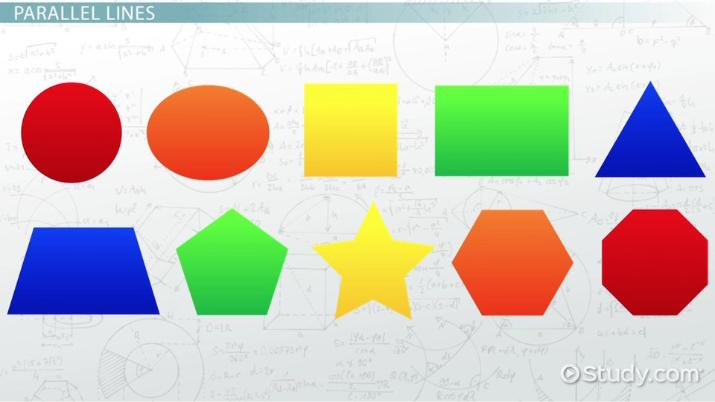
#> input picture python_practice/source_images/geometric_shapes.jpg, 715 x 402 px
$ python color_recognition.py   (older library calls are emulated)
#> lines starting #> are read from the running program, lines starting #| are printed output that depends on the picture; after the words box and inside, x2 and y2 are one past the last pixel; in counts of white or black regions, pixels touching at a corner belong together
#> further down, img is the input picture: shape (402, 715, 3); mean B, G, R 186.1, 198.9, 206.1
### python_practice/masks.py
# practice with creating masks with different colors
import cv2
import numpy as np
import math

def mask(img, color):
    # takes an OpenCV image and a string color ("blue", "yellow", "green", "red")
    # returns a mask for the given color
    if (color == "red"):
        mask = redMask(img)
    elif (color == "yellow"):
        mask = yellowMask(img)
    elif (color == "blue"):
        mask = blueMask(img)
    elif (color == "green"):
        mask = greenMask(img)
    else:
        print("Error, invalid color option")

    return mask


def blueMask(img):
    hsv = cv2.cvtColor(img, cv2.COLOR_BGR2HSV)
#> hsv: shape (402, 715, 3); mean H, S, V 72, 71.5, 231.9

    hue_blue_min = 100
    hue_blue_max = 130

    sat_blue_min = 0.5
    sat_blue_max = 1

    val_blue_min = 0.4
    val_blue_max = 1

    blue_bounds = np.array([hue_blue_min, int(sat_blue_min*255), int(val_blue_min*255)]), np.array([hue_blue_max, int(sat_blue_max*255), int(val_blue_max*255)])

    maskBlue = cv2.inRange(hsv, blue_bounds[0], blue_bounds[1])
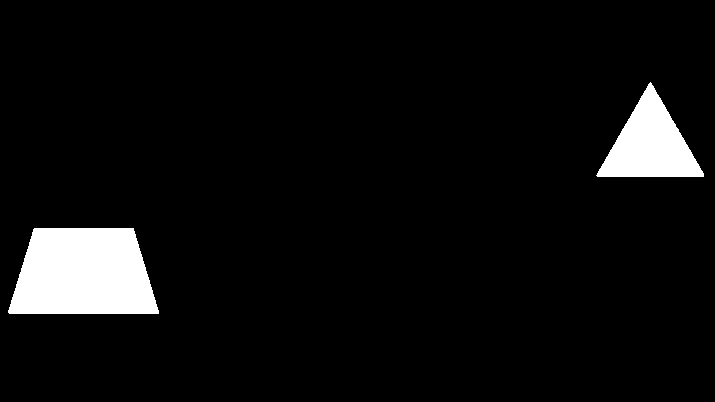
#> maskBlue: shape (402, 715); 5.6% white; 2 white regions, box (x1, y1, x2, y2) and area: (8, 228, 159, 314) 10835, (596, 82, 704, 177) 5298

    return maskBlue;

def yellowMask(img):
    hsv = cv2.cvtColor(img, cv2.COLOR_BGR2HSV)

    hue_yellow_min = 20
    hue_yellow_max = 35

    sat_yellow_min = 0.5
    sat_yellow_max = 1

    val_yellow_min = 0.4
    val_yellow_max = 1

    yellow_bounds = np.array([hue_yellow_min, int(sat_yellow_min*255), int(val_yellow_min*255)]), np.array([hue_yellow_max, int(sat_yellow_max*255), int(val_yellow_max*255)])

    maskYellow = cv2.inRange(hsv, yellow_bounds[0], yellow_bounds[1])

    return maskYellow;

def greenMask(img):
    hsv = cv2.cvtColor(img, cv2.COLOR_BGR2HSV)

    hue_green_min = 40
    hue_green_max = 75

    sat_green_min = 0.5
    sat_green_max = 1

    val_green_min = 0.4
    val_green_max = 1

    green_bounds = np.array([hue_green_min, int(sat_green_min*255), int(val_green_min*255)]), np.array([hue_green_max, int(sat_green_max*255), int(val_green_max*255)])

    maskGreen = cv2.inRange(hsv, green_bounds[0], green_bounds[1])

    return maskGreen;

def redMask(img):
    # gets red and dark orange
    hsv = cv2.cvtColor(img, cv2.COLOR_BGR2HSV)

    # [8 lines of commented-out code are left out]

    red_bounds_1 = np.array([0, int(0.5*255), int(0.4*255)]), np.array([20, int(1*255), int(1*255)])
    red_bounds_2 = np.array([165, int(0.5*255), int(0.4*255)]), np.array([180, int(1*255), int(1*255)])

    maskRed1 = cv2.inRange(hsv, red_bounds_1[0], red_bounds_1[1])
#> maskRed1: shape (402, 715); 6.5% white; 38 white regions (36 under 20 px), largest, box (x1, y1, x2, y2) and area: (453, 210, 573, 316) 9558, (147, 86, 269, 180) 9083
    maskRed2 = cv2.inRange(hsv, red_bounds_2[0], red_bounds_2[1])
#> maskRed2: shape (402, 715); 5.9% white; 2 white regions, box (x1, y1, x2, y2) and area: (602, 209, 708, 315) 9214, (21, 83, 122, 183) 7843

    maskRed = cv2.bitwise_or(maskRed1, maskRed2)
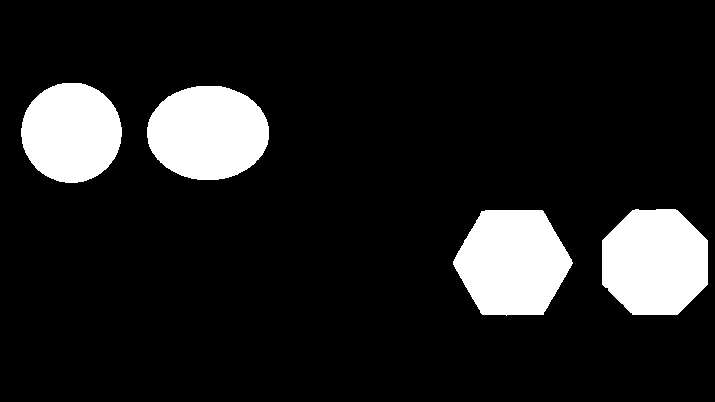
#> maskRed: shape (402, 715); 12.5% white; 4 white regions, box (x1, y1, x2, y2) and area: (453, 210, 573, 316) 9558, (602, 209, 708, 315) 9288, (147, 86, 269, 180) 9083, (21, 83, 122, 183) 7914

    return maskRed;

# [25 lines of commented-out code are left out]

### python_practice/color_recognition.py
# Playing with OpenCV
import cv2
import numpy as np
import math
from masks import *

heightThresh = 0 # not important right now

def label_contours(contours, img, color):
    for c in contours:
        # add a check for the size of the contour
        #print("blue found")
        M = cv2.moments(c)

        x,y,w,h = cv2.boundingRect(c)

        if M['m00'] != 0:
            cx = int(M['m10']/M['m00'])
            cy = int(M['m01']/M['m00'])
            center = (cx,cy)
            cv2.circle(img, center, 5, (60,0,0), -1)

            cv2.rectangle(img, (x,y), (x+w, y+h), (100,50,50),2)

            font = cv2.FONT_HERSHEY_SIMPLEX
            cv2.putText(img, color, center, font, 1, (0,0,0), 4)

def process_img(img):

    maskBlue = mask(img, "blue")
    maskRed = mask(img, "red")
    maskYellow = mask(img, "yellow")
#> in yellowMask, `maskYellow = cv2.inRange(hsv, yellow_bounds[0], yellow_bounds[1])`: maskYellow: shape (402, 715); 5.1% white; 2 white regions, box (x1, y1, x2, y2) and area: (304, 84, 397, 177) 8542, (315, 204, 432, 318) 6157
    maskGreen = mask(img, "green")
#> in greenMask, `maskGreen = cv2.inRange(hsv, green_bounds[0], green_bounds[1])`:
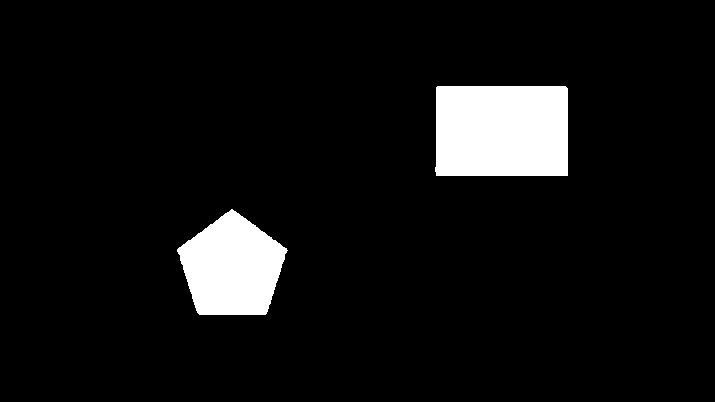
#> maskGreen: shape (402, 715); 7% white; 2 white regions

    im, contours_blue, hierarchy_blue = cv2.findContours(maskBlue, cv2.RETR_TREE, cv2.CHAIN_APPROX_SIMPLE)
#> contours_blue = 2 contours; box (x1, y1, x2, y2) and area: (8, 228, 159, 314) 10625, (596, 82, 704, 177) 5150
    im, contours_red, hierarchy_red = cv2.findContours(maskRed, cv2.RETR_TREE, cv2.CHAIN_APPROX_SIMPLE)
#> contours_red = 4 contours; box (x1, y1, x2, y2) and area: (453, 210, 573, 316) 9392, (602, 209, 708, 315) 9136, (147, 86, 269, 180) 8926, (21, 83, 122, 183) 7772
    im, contours_yellow, hierarchy_yellow = cv2.findContours(maskYellow, cv2.RETR_TREE, cv2.CHAIN_APPROX_SIMPLE)
#> contours_yellow = 2 contours; box (x1, y1, x2, y2) and area: (304, 84, 397, 177) 8360, (315, 204, 432, 318) 5970
    im, contours_green, hierarchy_green = cv2.findContours(maskGreen, cv2.RETR_TREE, cv2.CHAIN_APPROX_SIMPLE)
#> contours_green = 2 contours; box (x1, y1, x2, y2) and area: (435, 86, 568, 176) 11662, (177, 209, 288, 315) 7972

    cv2.drawContours(img, contours_blue, -1, (0,0,0), 3)
    cv2.drawContours(img, contours_red, -1, (0,255,255), 3)
    cv2.drawContours(img, contours_yellow, -1, (255,0,255), 3)
    cv2.drawContours(img, contours_green, -1, (255,255,0), 3)

    label_contours(contours_blue, img, "Blue")
#> the loop in label_contours, `for c in contours: # add a check for the size of the contour #print("b..` made 2 passes
#> (x, y, w, h, cx, cy, font) on passes 1 to 2: (8, 228, 151, 86, 83, 273, 0), (596, 82, 108, 95, 649, 144, 0)
#> after the loop in label_contours, `for c in contours:`:
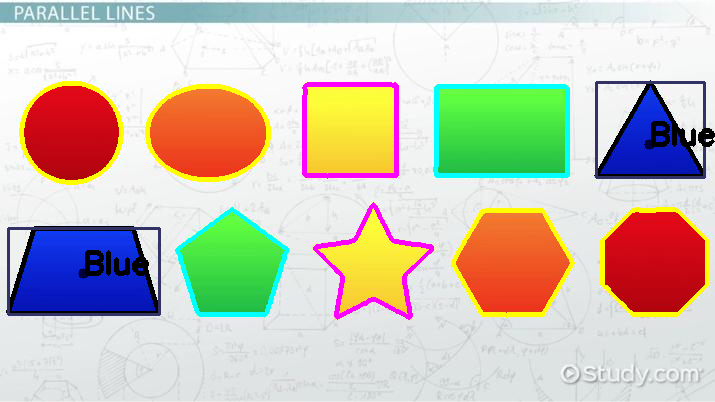
#> img: shape (402, 715, 3); mean B, G, R 183.2, 196.8, 203.2
    label_contours(contours_red, img, "Red")
#> call 2 of label_contours, with color = 'Red'
#> the loop in label_contours (call 2), `for c in contours: # add a check for the size of the contour #print("b..` made 4 passes
#> (x, y, w, h, cx, cy) on passes 1 to 4: (453, 210, 120, 106, 512, 262), (602, 209, 106, 106, 654, 261), (147, 86, 122, 94, 207, 132), (21, 83, 101, 100, 71, 132)
#> after the loop in label_contours (call 2), `for c in contours:`:
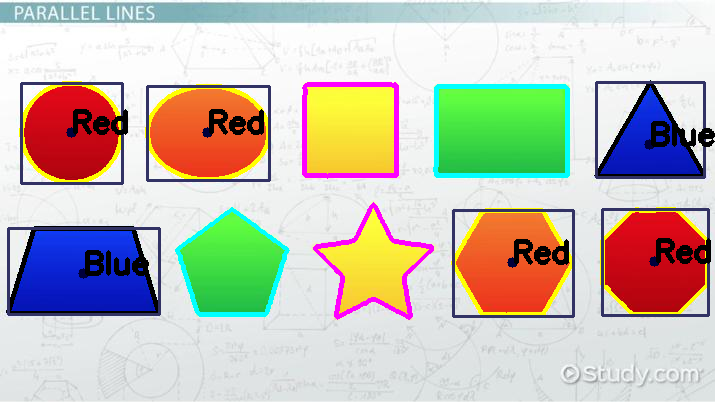
#> img: shape (402, 715, 3); 2.95% of pixels changed, all inside (x1, y1, x2, y2) = (20, 82, 711, 318)
    label_contours(contours_yellow, img, "Yellow")
#> call 3 of label_contours, with color = 'Yellow'
#> the loop in label_contours (call 3), `for c in contours: # add a check for the size of the contour #print("b..` made 2 passes
#> (x, y, w, h, cx, cy, font) on passes 1 to 2: (315, 204, 117, 114, 372, 266, 0), (304, 84, 93, 93, 350, 129, 0)
#> after the loop in label_contours (call 3), `for c in contours:`:
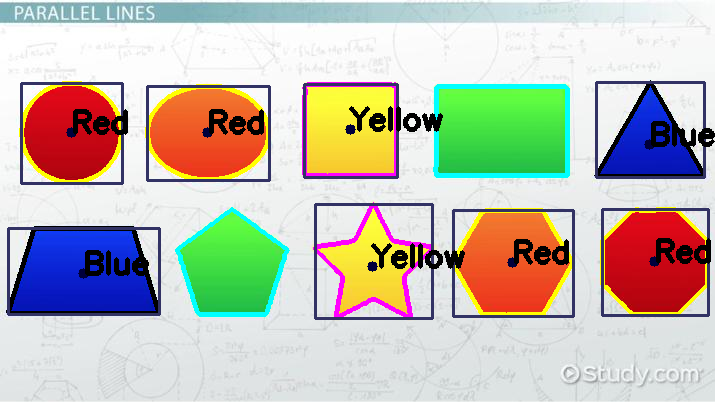
#> img: shape (402, 715, 3); 1.66% of pixels changed, all inside (x1, y1, x2, y2) = (303, 83, 465, 320)
    label_contours(contours_green, img, "Green")
#> call 4 of label_contours, with color = 'Green'
#> the loop in label_contours (call 4), `for c in contours: # add a check for the size of the contour #print("b..` made 2 passes
#> (x, y, w, h, cx, cy, font) on passes 1 to 2: (177, 209, 111, 106, 231, 266, 0), (435, 86, 133, 90, 501, 130, 0)
#> after the loop in label_contours (call 4), `for c in contours:`:
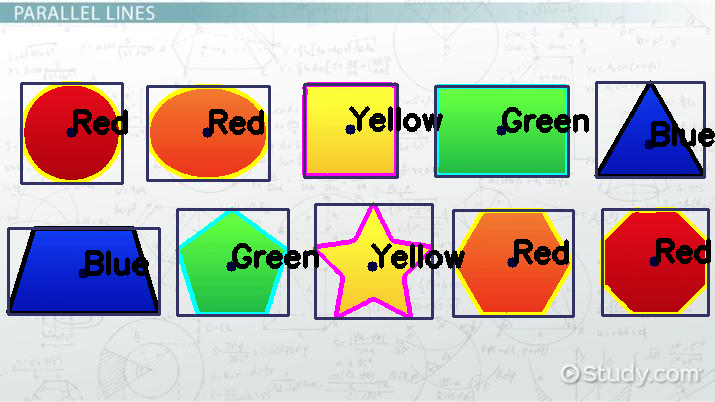
#> img: shape (402, 715, 3); 1.68% of pixels changed, all inside (x1, y1, x2, y2) = (176, 85, 589, 317)

    #cv2.imshow('with_contours', img)
    #cv2.waitKey(0)
    #cv2.destroyAllWindows()

    return img

file_name = 'source_images/geometric_shapes.jpg'

# load image
img = cv2.imread(file_name, 1)

# draw contour
processed = process_img(img) # actually edits original

# display both images
#cv2.imshow('image', img)
#cv2.waitKey(0)
#cv2.destroyAllWindows()

cv2.imwrite('results/color_recognition.png', processed)

cv2.imshow('processed image', processed)
cv2.waitKey(0)
cv2.destroyAllWindows()

$ run again, with python_practice/source_images/circles.jpg copied over python_practice/source_images/geometric_shapes.jpg
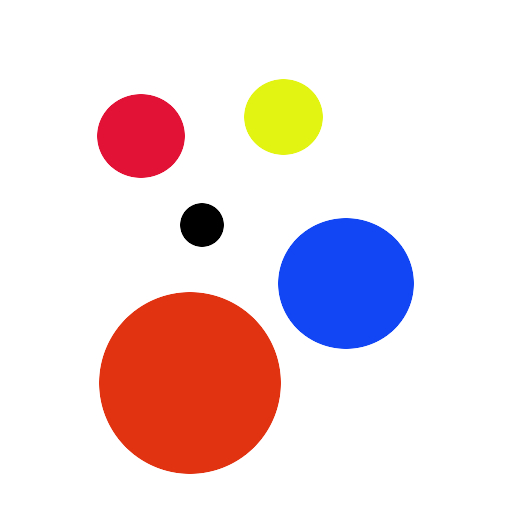
#> input picture python_practice/source_images/circles.jpg, 512 x 512 px
#> img is the input picture: shape (512, 512, 3); mean B, G, R 220.8, 218.1, 236.8
#> hsv: shape (512, 512, 3); mean H, S, V 11.4, 45.2, 249.2
#> in blueMask, `maskBlue = cv2.inRange(hsv, blue_bounds[0], blue_bounds[1])`:
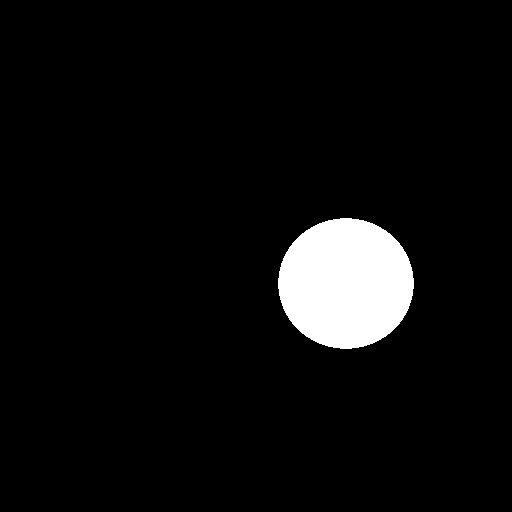
#> maskBlue: shape (512, 512); 5.3% white; 1 white region, box (x1, y1, x2, y2) and area: (278, 218, 414, 349) 13905
#> maskRed1: shape (512, 512); 9.9% white; 1 white region, box (x1, y1, x2, y2) and area: (99, 292, 281, 474) 25895
#> maskRed2: shape (512, 512); 2.2% white; 1 white region, box (x1, y1, x2, y2) and area: (97, 94, 185, 178) 5744
#> maskRed: shape (512, 512); 12.1% white; 2 white regions, box (x1, y1, x2, y2) and area: (99, 292, 281, 474) 25895, (97, 94, 185, 178) 5744
#> maskYellow: shape (512, 512); 1.8% white; 1 white region
#> maskGreen: shape (512, 512); every value is 0
#> contours_blue = 1 contour; box (x1, y1, x2, y2) and area: (278, 218, 414, 349) 13717
#> contours_red = 2 contours; box (x1, y1, x2, y2) and area: (99, 292, 281, 474) 25638, (97, 94, 185, 178) 5623
#> contours_yellow = 1 contour; box (x1, y1, x2, y2) and area: (244, 79, 323, 155) 4544
#> contours_green = []
#> the loop in label_contours, `for c in contours: # add a check for the size of the contour #print("b..` made 1 pass
#> (x, y, w, h, cx, cy, font) on pass 1: (278, 218, 136, 131, 345, 282, 0)
#> the loop in label_contours (call 2), `for c in contours: # add a check for the size of the contour #print("b..` made 2 passes
#> (x, y, w, h, cx, cy, font) on passes 1 to 2: (99, 292, 182, 182, 189, 382, 0), (97, 94, 88, 84, 140, 135, 0)
#> the loop in label_contours (call 3), `for c in contours: # add a check for the size of the contour #print("b..` made 1 pass
#> (x, y, w, h, cx, cy, font) on pass 1: (244, 79, 79, 76, 283, 116, 0)
#> after the loop in label_contours (call 3), `for c in contours:`:
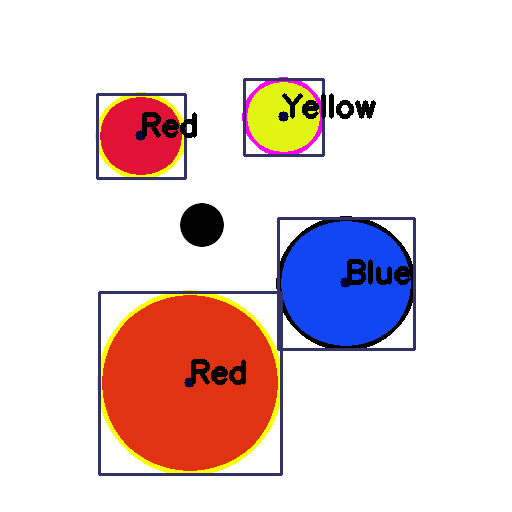
#> img: shape (512, 512, 3); mean B, G, R 213.7, 212.4, 229.7
